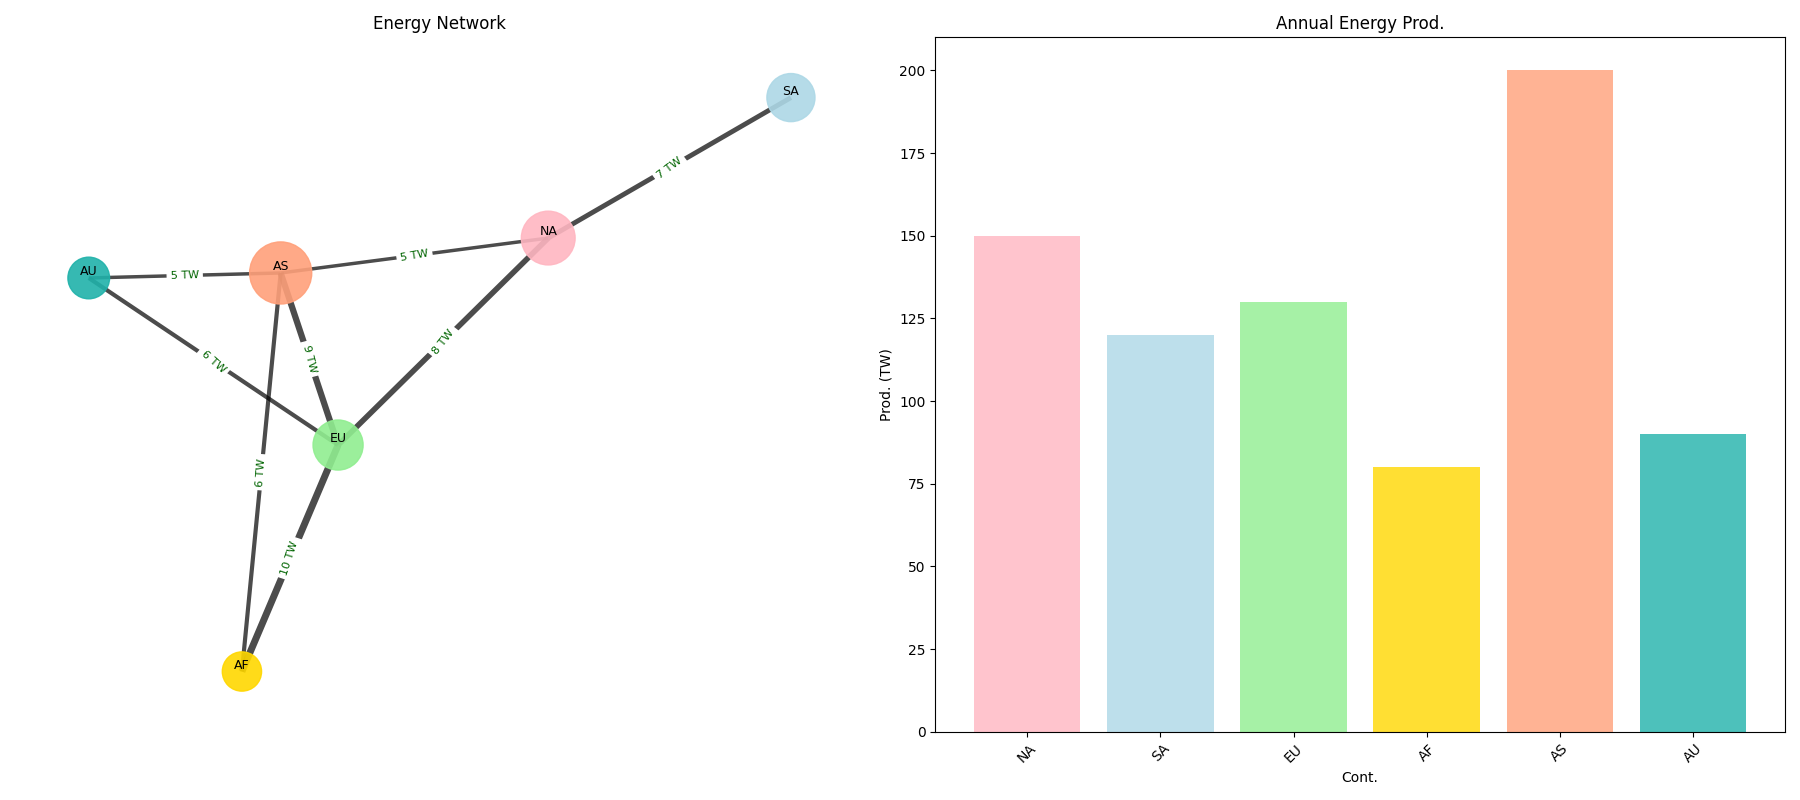

The script that drew this image:
import matplotlib.pyplot as plt
import networkx as nx
import numpy as np

regions = [
    "NA", "SA", "EU", "AF",
    "AS", "AU"
]

energy_exchanges = [
    ("NA", "SA", 7),
    ("NA", "EU", 8),
    ("EU", "AF", 10),
    ("AF", "AS", 6),
    ("AS", "AU", 5),
    ("EU", "AS", 9),
    ("NA", "AS", 5),
    ("EU", "AU", 6),
]

annual_energy_production = {
    "NA": 150,
    "SA": 120,
    "EU": 130,
    "AF": 80,
    "AS": 200,
    "AU": 90
}

G = nx.Graph()
G.add_nodes_from(regions)
G.add_weighted_edges_from(energy_exchanges)

pos = nx.spring_layout(G, seed=42)

node_colors = ['#FFB6C1', '#ADD8E6', '#90EE90', '#FFD700', '#FFA07A', '#20B2AA']
node_sizes = [annual_energy_production[region] * 10 for region in regions]

fig, axes = plt.subplots(1, 2, figsize=(18, 8))
plt.subplots_adjust(wspace=0.4)

nx.draw_networkx_nodes(G, pos, ax=axes[0], node_size=node_sizes, node_color=node_colors, alpha=0.9)
edge_weights = nx.get_edge_attributes(G, 'weight')
nx.draw_networkx_edges(G, pos, ax=axes[0], width=[0.5 * weight for weight in edge_weights.values()], alpha=0.7)
nx.draw_networkx_labels(G, pos, ax=axes[0], font_size=9, font_family='sans-serif', verticalalignment='bottom')
edge_labels = {(u, v): f"{d['weight']} TW" for u, v, d in G.edges(data=True)}
nx.draw_networkx_edge_labels(G, pos, ax=axes[0], edge_labels=edge_labels, font_color='darkgreen', font_size=8)
axes[0].axis('off')
axes[0].set_title("Energy Network")

regions_list = list(annual_energy_production.keys())
energy_values = list(annual_energy_production.values())
axes[1].bar(regions_list, energy_values, color=node_colors, alpha=0.8)
axes[1].set_ylabel("Prod. (TW)")
axes[1].set_xlabel("Cont.")
axes[1].set_title("Annual Energy Prod.")
axes[1].tick_params(axis='x', rotation=45)

plt.tight_layout()
plt.show()
